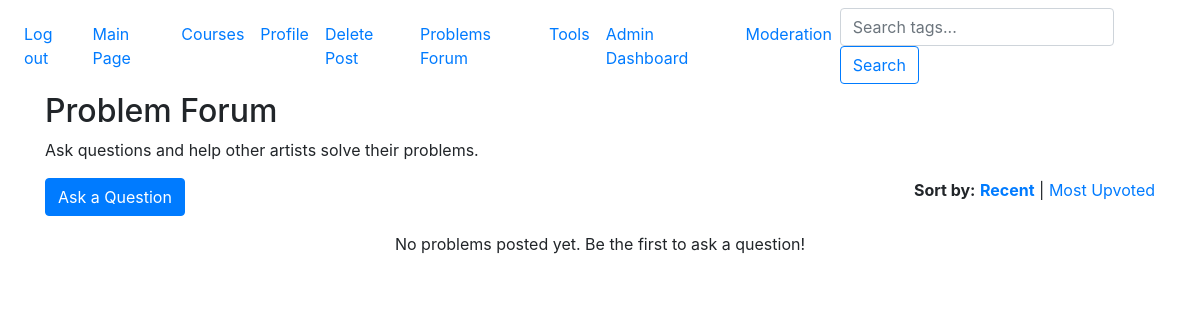
The app's page /main/problems (signed in), older data.
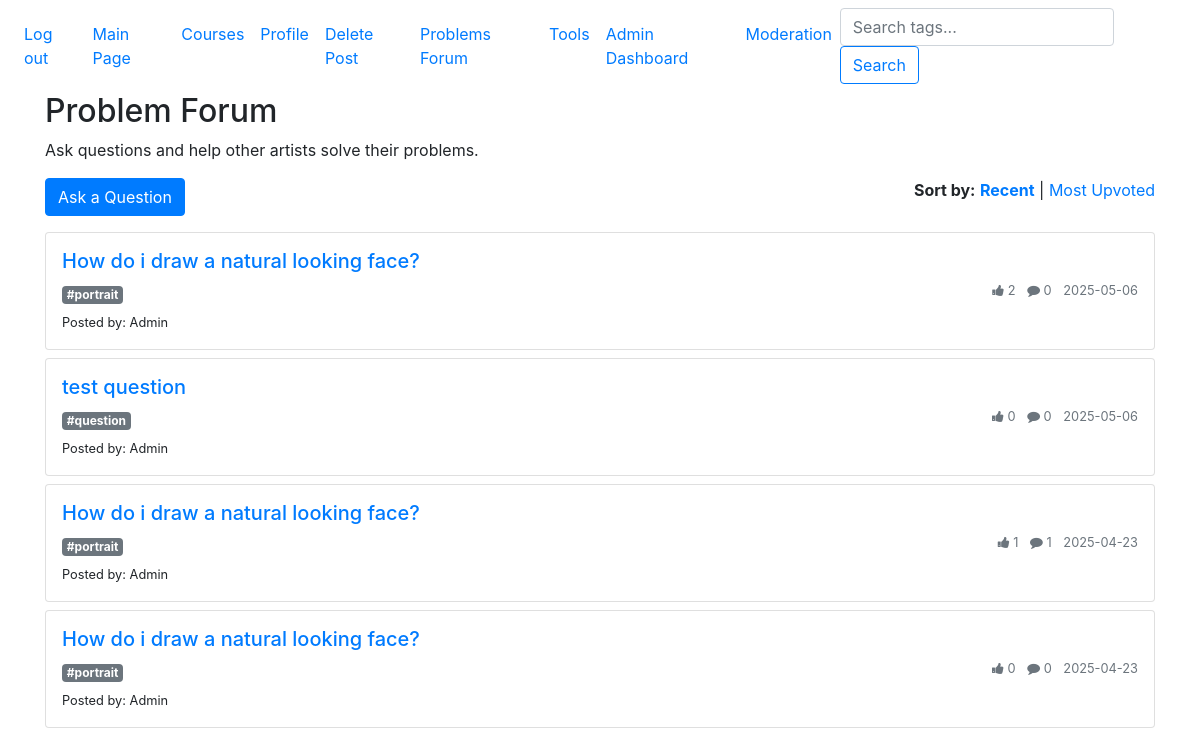
The same page, newer data.
### website/models.py (models this page shows, shortened)
class Problem(db.Model):
    id = db.Column(db.Integer, primary_key=True)
    title = db.Column(db.String(200), nullable=False)
    description = db.Column(db.Text)
    image_url = db.Column(db.String(300), nullable=True)
    is_approved = db.Column(db.Boolean, default=False)
    timestamp = db.Column(db.DateTime, default=datetime.utcnow)
    user_id = db.Column(db.Integer, db.ForeignKey('user.id'), nullable=False)
    user = db.relationship('User', backref='problems')
    tags = db.relationship('Tag', secondary=problem_tags, backref='problems')
    upvotes = db.relationship('ProblemUpvote', backref='problem', lazy='dynamic')
    comments = db.relationship('ProblemComment', backref='problem', lazy='dynamic')

class Tag(db.Model):
    id = db.Column(db.Integer, primary_key=True)
    name = db.Column(db.String(50), unique=True, nullable=False)

class User(db.Model, UserMixin):
    id = db.Column(db.Integer, primary_key = True)
    email = db.Column(db.String(150), unique = True)
    password = db.Column(db.String(150))
    posts = db.relationship('Posts', backref='author', lazy=True) # user's posts
    username = db.Column(db.String(150), unique=True, nullable=False)  # renamed from first_name
    user_image = db.Column(db.String(300), nullable=True)  # path to profile image
    is_admin = db.Column(db.Boolean, default=False) # check to see if this is an admin or not

### website/views.py (the view)
@views.route('/main/problems')  # problems forum
@login_required
def problems():
    sort_by = request.args.get('sort_by', 'recent')  # Default sort by recent
    approved_problems = Problem.query.filter_by(is_approved=True).all()
    if sort_by == 'upvotes':
        approved_problems.sort(key=lambda problem: calculate_problem_score(problem), reverse=True)
    else:  #default to sorting by recent
        approved_problems.sort(key=lambda problem: problem.timestamp, reverse=True)
    return render_template("problems.html", problems=approved_problems, sort_by=sort_by)

### website/__init__.py (called while the page is built)
def create_app():
    app = Flask(__name__)
    app.config['SECRET_KEY'] = 'touplis' #secret key for dev only
    app.config['SQLALCHEMY_DATABASE_URI'] = f'sqlite:///{DB_NAME}'
    db.init_app(app)
    migrate.init_app(app, db)
    from .views import views
    from .auth import auth
    from .admin import admin
    app.register_blueprint(views, url_prefix='/')
    app.register_blueprint(auth, url_prefix='/')
    app.register_blueprint(admin)
    from .models import User, Posts, Course
    login_manager = LoginManager()
    login_manager.login_view = 'auth.login'
    login_manager.init_app(app)
    @login_manager.user_loader
    def load_user(id):
        return User.query.get(int(id))
    @app.context_processor
    def inject_user():
        return dict(user=current_user)
    create_database(app)
    return app

### website/templates/problems.html (shortened to what this page needs)
{% extends "base.html" %}
{% block content %}
<h2>Problem Forum</h2>
<p>Ask questions and help other artists solve their problems.</p>
<div class="row mb-3">
  <div class="col-md-6">
    <a href="{{ url_for('views.create_problem') }}" class="btn btn-primary">Ask a Question</a>
  </div>
  <div class="col-md-6 text-right">
    <strong>Sort by:</strong>
    <a href="{{ url_for('views.problems', sort_by='recent') }}"
       class="{{ 'font-weight-bold' if sort_by == 'recent' else '' }}">Recent</a> |
    <a href="{{ url_for('views.problems', sort_by='upvotes') }}"
       class="{{ 'font-weight-bold' if sort_by == 'upvotes' else '' }}">Most Upvoted</a>
  </div>
</div>
<div class="problems-list">
  {% for problem in problems %}
    <div class="card mb-2" style="max-height: 150px; overflow: hidden;">
      <div class="card-body p-3">
        <h5>
          <a href="{{ url_for('views.problem_detail', problem_id=problem.id) }}">{{ problem.title }}</a>
        </h5>
        <div class="d-flex justify-content-between">
          <div>
            {% for tag in problem.tags %}
              <span class="badge badge-secondary">#{{ tag.name }}</span>
            {% endfor %}
          </div>
          <small class="text-muted">
            <i class="fa fa-thumbs-up"></i> {{ problem.upvotes.count() }}
            <i class="fa fa-comment ml-2"></i> {{ problem.comments.count() }}
            <span class="ml-2">{{ problem.timestamp.strftime('%Y-%m-%d') }}</span>
          </small>
        </div>
        <div class="mt-1">
          <small>Posted by: {{ problem.user.username }}</small>
        </div>
      </div>
    </div>
  {% else %}
    <p class="text-center">No problems posted yet. Be the first to ask a question!</p>
  {% endfor %}
</div>
{% endblock %}

Row changes from the older to the newer data that the page shows:
added Problem: title "How do i draw a natural looking face?", upvotes.count "2", comments.count "0", timestamp "2025-05-06", user.username "Admin"
now on this page (row unchanged): Tag: name "portrait"
added Problem: title "test question", upvotes.count "0", comments.count "0", timestamp "2025-05-06", user.username "Admin"
now on this page (row unchanged): Tag: name "question", shown under "test question"
now on this page (row edited): Problem: title "How do i draw a natural looking face?", upvotes.count "1", comments.count "1", timestamp "2025-04-23", user.username "Admin"
now on this page (row edited): Problem: title "How do i draw a natural looking face?", upvotes.count "0", comments.count "0", timestamp "2025-04-23", user.username "Admin"
Text that changed along with them:
text no longer shown: "No problems posted yet. Be the first to ask a question!"
